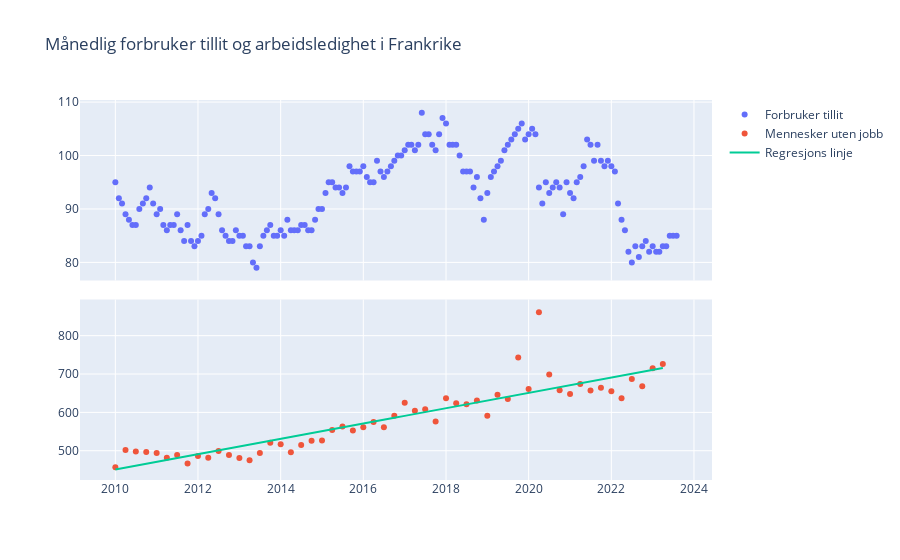

The code cell stored with this chart in its notebook:
### Markdown cell above
<div class="alert alert-block alert-success">
<b>Tolkning &#129488;</b><p> Frankrikes stats gjeld startet i 2010 med 1 trillion og nådde i october akkuratt 3 trillioner. Statsgjeld er oppsammlet når et land bruker mer enn det tjener, får man gjeld. Hvor har all denne gjelden kommet fra? Ved <strong>Russland's innvasjon på Ukraina</strong>, brukte Frankrike store pengesummer på å lage et <strong>skatteskjold(tariff skjold)</strong> som beskyttet nasjonens økonomi og husholdene. Måndelig energiforbruk har derfor helhetenlig gått ned. Derimot er det å bringe statsgjeld ned har mange utfordringer i seg selv. Se nedenfor for referanse</p>
</div>

### Code cell
plot_frames_2 = [fr_confidence_df, fr_uv_df]
column_names_2 = ['Monthly consumer confidence survey', 'Persons in the unemployment']
fig_names_2 = ['Forbruker tillit', 'Mennesker uten jobb']
title="Månedlig forbruker tillit og arbeidsledighet i Frankrike"
draw_subplots('2010-01','2023-08',plot_frames_2, column_names_2, fig_names_2, title, regr1=False)
